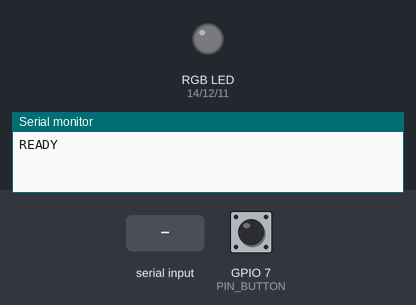
A sketch run on a simulated ESP32-S3. Shown: an RGB LED mixed from three pins (HIGH = lit), the last lines printed to the serial monitor. The inputs (shaded band) are chosen by the test bench; at power-on: GPIO 7 (PIN_BUTTON) HIGH. Random numbers use the default seed unless the sketch sets one.

Above: at 1.2 s.
1.3 s: "START\n" received over Serial
4.3 s: GPIO 7 (PIN_BUTTON) pulled LOW for 0.15 s
At 4.8 s:
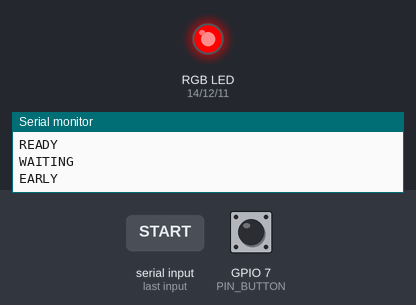
7.3 s: "START\n" received over Serial
At 10.1 s:
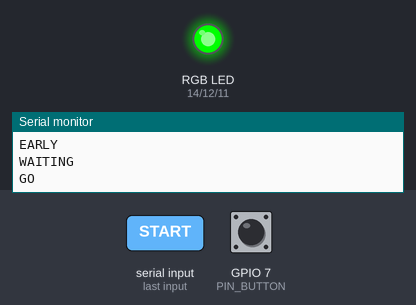
10.3 s: GPIO 7 (PIN_BUTTON) pulled LOW for 1 s
At 10.45 s:
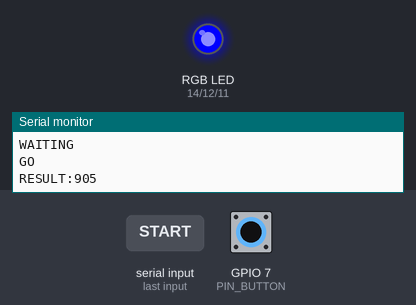
Timing chart, 0 to 13.3 s (numbered marks = the images above; inputs shaded):
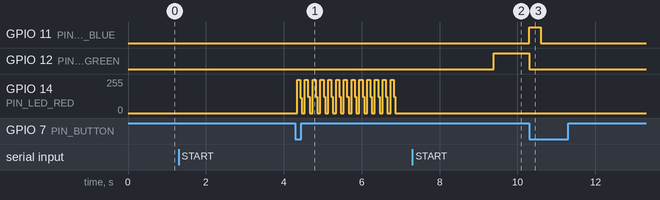

Measured:
- after the input at 7.3 s, GPIO 12 (PIN_LED_GREEN): LOW → HIGH after 2.1 s
- after the input at 10.3 s, GPIO 11 (PIN_LED_BLUE): LOW → HIGH at once, → LOW 0.30 s later; GPIO 12 (PIN_LED_GREEN): HIGH → LOW at once

The sketch:

esp32_reaction.ino
```cpp
/*
 * ESP32-SC Reaction Test Firmware (esp32_reaction.ino)
 *
 * Hardware Configuration (from 01_overview.md & 06_tech_spec.md):
 * - RGB LED Red Channel:   GPIO 12
 * - RGB LED Green Channel: GPIO 13
 * - RGB LED Blue Channel:  GPIO 14
 * - Push Button:           GPIO 7 (INPUT_PULLUP, active LOW, 20 ms debounce)
 * - Serial Baud Rate:      115200 bps
 */

#ifdef ARDUINO
#include <Arduino.h>
#else
// Editor C/C++ IntelliSense declarations (skipped automatically when compiled by PlatformIO / Arduino)
#define HIGH 0x1
#define LOW 0x0
#define OUTPUT 0x02
#define INPUT_PULLUP 0x05
void pinMode(int pin, int mode);
void digitalWrite(int pin, int val);
int digitalRead(int pin);
unsigned long millis();
unsigned long micros();
void randomSeed(unsigned long seed);
long random(long howsmall, long howbig);
class String {
public:
  String(const char* s = "") {}
  void trim() {}
  String& operator+=(char c) { return *this; }
  bool operator==(const char* rhs) const { return false; }
};
struct HardwareSerialStub {
  void begin(unsigned long baud) {}
  int available() { return 0; }
  int read() { return -1; }
  void print(const char* s) {}
  void println(const char* s) {}
  void println(unsigned long n) {}
};
static HardwareSerialStub Serial;
#endif

const int PIN_LED_RED   = 14;
const int PIN_LED_GREEN = 12;
const int PIN_LED_BLUE  = 11;
const int PIN_BUTTON    = 7;

enum FirmwareState {
  STATE_IDLE        = 0,
  STATE_WAITING     = 1,
  STATE_ACTIVE      = 2,
  STATE_EARLY_BLINK = 3,
  STATE_BLUE_HOLD   = 4
};

FirmwareState firmwareState = STATE_IDLE;
unsigned long randomDelayMs      = 0;
unsigned long waitStartMs        = 0;
unsigned long stimulusStartMs    = 0;
unsigned long blinkStartMs       = 0;
unsigned long lastButtonChangeMs = 0;

bool debouncedButtonPressed = false;
String serialCommandBuffer = "";

void setRgbLed(bool redOn, bool greenOn, bool blueOn) {
  digitalWrite(PIN_LED_RED,   LOW);
  digitalWrite(PIN_LED_GREEN, LOW);
  digitalWrite(PIN_LED_BLUE,  LOW);
  if (redOn)   digitalWrite(PIN_LED_RED,   HIGH);
  if (greenOn) digitalWrite(PIN_LED_GREEN, HIGH);
  if (blueOn)  digitalWrite(PIN_LED_BLUE,  HIGH);
}

// Instant-edge detection with 20 ms lockout debounce so 0 ms lag is added to reaction time
bool checkButtonJustPressed() {
  bool isPressedNow = (digitalRead(PIN_BUTTON) == LOW);
  unsigned long now = millis();

  if ((now - lastButtonChangeMs) < 20) {
    return false;
  }

  if (isPressedNow && !debouncedButtonPressed) {
    debouncedButtonPressed = true;
    lastButtonChangeMs = now;
    return true;
  } else if (!isPressedNow && debouncedButtonPressed) {
    debouncedButtonPressed = false;
    lastButtonChangeMs = now;
  }
  return false;
}

void handleSerialCommand(String cmd) {
  cmd.trim();
  if (cmd == "RESET") {
    firmwareState = STATE_IDLE;
    setRgbLed(false, false, false);
  } else if (cmd == "START") {
    setRgbLed(false, false, false);
    randomSeed(micros());
    waitStartMs = millis();
    randomDelayMs = random(1000, 5001); // 1000 ms to 5000 ms inclusive
    firmwareState = STATE_WAITING;
    Serial.println("WAITING");
  }
}

void setup() {
  Serial.begin(115200);

  pinMode(PIN_LED_RED,   OUTPUT);
  pinMode(PIN_LED_GREEN, OUTPUT);
  pinMode(PIN_LED_BLUE,  OUTPUT);
  pinMode(PIN_BUTTON,    INPUT_PULLUP);

  setRgbLed(false, false, false);
  randomSeed(micros());

  Serial.println("READY");
}

void loop() {
  // 1. Read incoming serial commands from the webpage
  while (Serial.available() > 0) {
    char c = (char)Serial.read();
    if (c == '\n') {
      handleSerialCommand(serialCommandBuffer);
      serialCommandBuffer = "";
    } else if (c != '\r') {
      serialCommandBuffer += c;
    }
  }

  bool buttonJustPressed = checkButtonJustPressed();
  unsigned long now = millis();

  // 2. State Machine
  if (firmwareState == STATE_WAITING) {
    // Early press before random 1000-5000 ms delay finishes
    if (buttonJustPressed) {
      firmwareState = STATE_EARLY_BLINK;
      blinkStartMs = now;
      Serial.println("EARLY");
      return;
    }

    // Random wait completed -> turn Green LED (GPIO 13) ON and start reaction timer
    if ((now - waitStartMs) >= randomDelayMs) {
      setRgbLed(false, true, false);
      stimulusStartMs = millis();
      firmwareState = STATE_ACTIVE;
      Serial.println("GO");
    }
  } else if (firmwareState == STATE_ACTIVE) {
    unsigned long elapsedMs = now - stimulusStartMs;

    if (buttonJustPressed && elapsedMs <= 5000) {
      unsigned long reactionTimeMs = (elapsedMs < 1) ? 1 : elapsedMs;
      // Turn Green OFF and Blue (GPIO 14) ON for 1000 ms
      setRgbLed(false, false, true);
      blinkStartMs = now;
      firmwareState = STATE_BLUE_HOLD;
      Serial.print("RESULT:");
      Serial.println(reactionTimeMs);
      return;
    }

    // Missed 5000 ms window
    if (elapsedMs > 5000) {
      setRgbLed(false, false, false);
      firmwareState = STATE_IDLE;
      Serial.println("MISS");
    }
  } else if (firmwareState == STATE_EARLY_BLINK) {
    unsigned long blinkElapsed = now - blinkStartMs;
    if (blinkElapsed >= 2500) {
      setRgbLed(false, false, false);
      firmwareState = STATE_IDLE;
    } else {
      // Rapid red blink every 100 ms (5 Hz) for 2500 ms
      bool redPhaseOn = ((blinkElapsed / 100) % 2) == 0;
      setRgbLed(redPhaseOn, false, false);
    }
  } else if (firmwareState == STATE_BLUE_HOLD) {
    if ((now - blinkStartMs) >= 300) {
      setRgbLed(false, false, false);
      firmwareState = STATE_IDLE;
    }
  }
}
```
